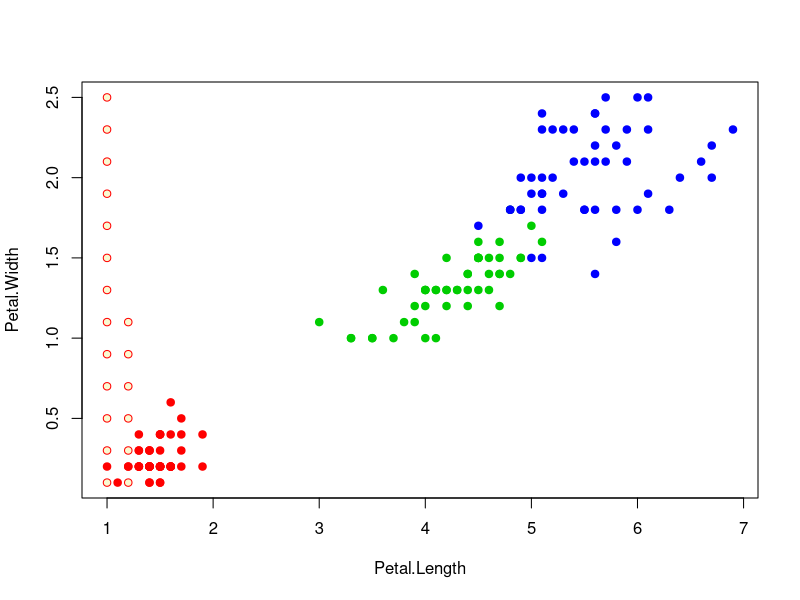

The R script that drew this image: (Note: a time limit stopped this script after it produced the figure.)
eDist <- function(u, v) {
  sqrt(sum((u - v)^2))
}

CoreRect <- function(z){
  if(abs(z) <= 1) return(0.5)
  else return(0)
}

CoreTriang <- function(z){
  if(abs(z) <= 1) return(1 - abs(z))
  else return(0)
}

CoreQuart <- function(z){
  if(abs(z) <= 1) return((15/16)*(1 - z^2)^2)
  else return(0)
}

CoreEpan <- function(z){
  if(abs(z) <= 1) return(0.75*(1 - z^2))
  else return(0)
}

CoreGauss <- function(z){
  (2*pi)^(-0.5)*exp(-0.5*z^2)
}


loo <- function(X, g, K, h){
  LOO <- 0
  l <- dim(X)[1]
  for(i in 1:l){
    X2 <- X[-i, ]
    z <- X[i, 3:4]
    rownames(X2) <- 1:(l-1)
    if(pf(X2, z, g[-i], K, h) != X[i, 5]) LOO <- LOO + 1
  }
  print(LOO)
  print(l)
  LOO <- LOO / l
  print(LOO)
  return(LOO)
}

gamma <- function(X, K, h, eps = 0.15){
  xl <- X[, 3:5]                  
  l <- dim(xl)[1]
  g <- c()
  i <- 1:l
  g[i] <- 0
  while(loo(X, g, K, h) > eps){
    rand <- sample(i, 1, replace = T)
    if(pf(X, c(xl[rand, 1], xl[rand, 2]), g, K, h) != xl[rand, 3]) g[rand] <- g[rand] + 1
    print(g)
  }
  return(g)
}

pf <- function(X, z, g, K, h){
  xl <- X[, 3:5]
  l <- dim(xl)[1]
  n <- dim(xl)[2] - 1
  
  distances_weighed <- matrix(NA, l, 2)
  for(tmp in 1:l){
    distances_weighed[tmp, 1] <- eDist(xl[tmp, 1:n], z)
    distances_weighed[tmp, 2] <- g[tmp]*K(distances_weighed[tmp, 1]/h)
  }
  
  classes <- data.frame(distances_weighed[ , 1], distances_weighed[ , 2], xl[ , 3])
  colnames(classes) <- c("Distances", "Weights", "Species")
  sumSetosa <- sum(classes[classes$Species == "setosa", 2])
  sumVersicolor <- sum(classes[classes$Species == "versicolor", 2])
  sumVirginica <- sum(classes[classes$Species == "virginica", 2])
  ans <- matrix(c(sumSetosa, sumVersicolor, sumVirginica), 
                nrow = 1, ncol = 3, byrow = T, list(c(1), c('setosa', 'versicolor', 'virginica'))) 
  return(colnames(ans)[which.max(ans)])
}

X <- iris
h <- 0.8
K <- CoreGauss
g <- gamma(X, K, h, 0.15)
print("gamma")
print(g)
print(length(g))
step <- 0.2

colors <- c("setosa" = "red", "versicolor" = "green3", "virginica" = "blue")
plot(iris[, 3:4], pch = 21, bg = colors[iris$Species], col = colors[iris$Species])

st3 <- seq(from <- min(iris[, 3]), to <- max(iris[, 3]), by <- step)
st4 <- seq(from <- min(iris[, 4]), to <- max(iris[, 4]), by <-step)

for(i in st3){
  for(j in st4){
    z <- c(i, j)
    points(z[1], z[2],  pch = 21, bg = "lightgoldenrodyellow", col = colors[pf(X, z, g, K, h)])
  }
}

for(i in 1:dim(X)[1]){
  if(g[i] != 0) points(X[i, 3], X[i, 4], pch = 21, bg = "black", col = colors[pf(X, c(X[i, 3], X[i, 4]), g, K, h)])
}

legend("bottomright", c("virginica", "versicolor", "setosa", "center"), pch = c(15, 15, 15, 15), col = c("blue", "green3", "red", "black"))
